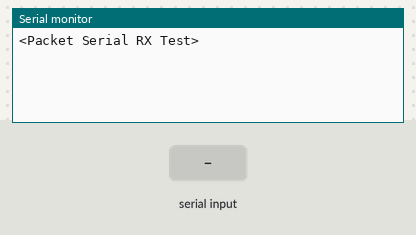
This sketch was run on a simulated Arduino Mega 2560, built with avr-gcc and run on an emulated ATmega2560. Shown: the last lines printed to the serial monitor. Inputs (shaded band) come from the test bench.

Above: at 1.2 s.
1.3 s: "<90,45,200>" received over Serial
At 2.5 s:
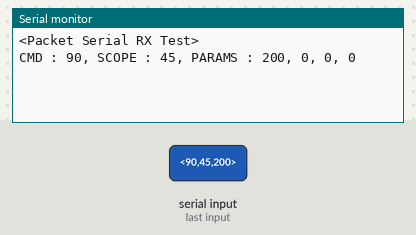
2.8 s: "<30,150,10>" received over Serial
At 3.6 s:
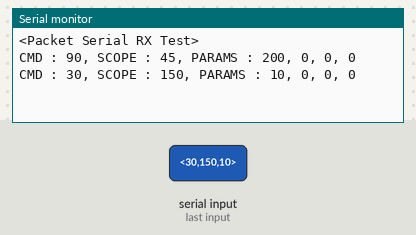

Measured:
- after the input at 1.3 s, the serial monitor: prints a new line at once (image 1)
- after the input at 2.8 s, the serial monitor: prints a new line at once (image 2)

The sketch:

SERIAL_RX_PACKET_ARDUINO.ino
```cpp
//Recive packets of the 6 integer standard used for controlling OPTIX
//Recieved packets are printed to Serial1. This can be monitored with
//an FTDI USB Serial Adapter.

const byte numChars = 128;
char receivedChars[numChars];   // an array to store the received data
char tempChars[numChars];

//Variables to hold the parsed data -
int cmd = 0;
int scope = 0;
int p1,p2,p3,p4 = 0;

boolean newData = false;

int dataNumber = 0;

void setup() {
    Serial.begin(250000);
    Serial1.begin(250000);
    Serial.println("<Packet Serial RX Test>");
    Serial1.println("<Packet Serial RX Test>");
}

void loop() {

    recvWithStartEndMarkers();
    if (newData == true) {
        strcpy(tempChars, receivedChars);
            // this temporary copy is necessary to protect the original data
            //   because strtok() used in parseData() replaces the commas with \0
        parseData();
        showParsedData();
        newData = false;
    }
}


void recvWithStartEndMarkers() {
    static boolean recvInProgress = false;
    static byte ndx = 0;
    char startMarker = '<';
    char endMarker = '>';
    char rc;

    while (Serial.available() > 0 && newData == false) {
        rc = Serial.read();

        if (recvInProgress == true) {
            if (rc != endMarker) {
                receivedChars[ndx] = rc;
                ndx++;
                if (ndx >= numChars) {
                    ndx = numChars - 1;
                }
            }
            else {
                receivedChars[ndx] = '\0'; // terminate the string
                recvInProgress = false;
                ndx = 0;
                newData = true;
            }
        }

        else if (rc == startMarker) {
            recvInProgress = true;
        }
    }
}

void parseData() {      // split the data into its parts

    char * strtokIndx; // this is used by strtok() as an index

    strtokIndx = strtok(tempChars,",");
    cmd = atoi(strtokIndx);
    strtokIndx = strtok(NULL, ",");
    scope = atoi(strtokIndx);
    strtokIndx = strtok(NULL, ",");
    p1 = atoi(strtokIndx);
    strtokIndx = strtok(NULL, ",");
    p2 = atoi(strtokIndx);
    strtokIndx = strtok(NULL, ",");
    p3 = atoi(strtokIndx);
    strtokIndx = strtok(NULL, ",");
    p4 = atoi(strtokIndx);
}


void showParsedData() {
    Serial1.print("CMD : ");
    Serial1.print(cmd);
    Serial1.print(", SCOPE : ");
    Serial1.print(scope);
    Serial1.print(", PARAMS : ");
    Serial1.print(p1);
    Serial1.print(", ");
    Serial1.print(p2);
    Serial1.print(", ");
    Serial1.print(p3);
    Serial1.print(", ");
    Serial1.println(p4);

    Serial.print("CMD : ");
    Serial.print(cmd);
    Serial.print(", SCOPE : ");
    Serial.print(scope);
    Serial.print(", PARAMS : ");
    Serial.print(p1);
    Serial.print(", ");
    Serial.print(p2);
    Serial.print(", ");
    Serial.print(p3);
    Serial.print(", ");
    Serial.println(p4);

}
```
